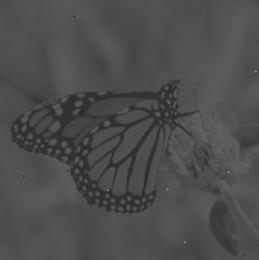
%> input picture butterfly.bmp, 259 x 260 px, shrunk from 576 x 578 before the run
$ octave --eval "main;"   (GNU Octave 9; MATLAB toolbox functions it lacks are replaced by stand-ins)
%> lines starting %> are read from the running program, lines starting %| are printed output that depends on the picture
### imhist1.m
function imhist1(img)
% [5 lines of commented-out code are left out]
data=uint8(imread(img));%读取图像的像素值
data=data(:); %矩阵变成向量形式
axis_x=0:255; %像素点的取值是0-255
% axis_x=intersect(axis_x,data);
axis_y=zeros(256,1); %预先分配空间

for i=1:length(axis_x)
    axis_y(i)=sum(data==axis_x(i));%计算每个像素点值有多少
end

stem(axis_x,axis_y,'Marker','none');  %画出离散序列图，杆状，去除标记
xlabel('像素灰度级别','FontSize',10);
ylabel('个数','FontSize',10);   %设定x，y轴的名称

axis([0,255,min(axis_y),2.5*sqrt(axis_y'*axis_y/length(axis_y))]);%暂时写着，这个范围是设定不知为啥，不过好看不少
% tEnd=toc(tStart);
% fprintf('\n一共用时%.4f',tEnd);

### GlobalHistogramEqualization.m
function GlobalHistogramEqualization(img)
% tStart=tic;
data=uint8(imread(img));%读取图像的像素值

subplot(2,2,1);
imshow(data);
title('原图片');
subplot(2,2,2);
imhist(data);
title('原图片  直方图');

[m,n]=size(data);
data=data(:); %矩阵变成向量形式
axis_x=0:255; %像素点的取值是0-255
inter=double(intersect(axis_x,data));%取交集，只计算有的像素   貌似其实取一个交集然后少算一些对比全部都计算在这种情况下的效果不太明显,可以考虑全部都算
axis_y=zeros(256,1); %预先分配空间


for i=inter'
    axis_y(i+1)=sum(data==axis_x(i+1));%计算每个像素点值有多少，只计算有的（貌似其实影响不太大，具体量大了哪个好我也没实验了）
end

pr=axis_y./length(data);%获得对应的p(Rk),即归一化

% for i=1:256
%     transform(i)=round(255*sum(pr(1:i)));  %获得直方图均衡的变换函数，为一向量，用sum来计算CDF(累计分布函数)
% end

transform=round(cumsum(pr)*255);   %为提高效率改用这个，原来使用的是上面那个算法获得直方图均衡的变换函数，为一向量，用sum来计算CDF(累计分布函数)

for i=1:length(data)
    data(i)=transform(data(i)+1);  %对原图像的对应点对照变换函数进行变换，其中由于MATLAB中索引是从1开始的，需要加1
end
% tEnd=toc(tStart);

subplot(2,2,3);
imshow(reshape(data,m,n));%显示原图像
title('全局直方图均衡化后');
subplot(2,2,4);
imhist(data);
title('全局直方图均衡化后  直方图');
% fprintf('\n一共用时%.4f',tEnd);

### LocalHistogramEqualization.m
function LocalHistogramEqualization(img)
% tStart=tic;
data=uint8(imread(img));%读取图像的像素值
[m,n]=size(data);

subplot(2,2,1);
imshow(data);
title('原图片');
subplot(2,2,2);
imhist(data);
title('原图片  直方图');

padSize=20;  %这里的padSize主要是用作填充的大小，固定的窗口为正方形，长是奇数
%窗口长宽都为 2*padSize+1
lenn=padSize*2+1;
spatial=padarray(data,[padSize,padSize],0);%进行周边像素0填充

blockNum=lenn^2;  %提前计算block区域的总体像素点数目，由于每次固定，这里提前计算

midBlockPos=padSize+1;   %提前计算中心像素点的位置，索引时根据小块索引速度更快

LocalHist=zeros(m,n);%预先分配空间，进行存储直方图均衡化之后的图像
for i=1:m
    for j=1:n
        LocalHist(i,j)=getPixel(spatial(i:i+2*padSize,j:j+2*padSize),midBlockPos,blockNum);%调用求取这一点的像素值
    end
end
LocalHist=uint8(LocalHist);
% tEnd=toc(tStart);
% fprintf('%.4f',tEnd);
subplot(2,2,3);
imshow(LocalHist);%显示原图像
title(['局部直方图均衡化后','(窗口大小：',num2str(lenn),'*',num2str(lenn),')']);
subplot(2,2,4);
imhist(LocalHist);
title('局部直方图均衡化后  直方图');


% [5 lines left out: function getPixel, not called in this run]

%      block=sort(block(:));   %对区域内部的像素值进行排序，由此可认为为累计函数的计算方便使用
%      index=find(block==midPixel);  %找到区域中和需要修改像素相同的索引，并在之后计算取最后一个，则其索引位置及代表累计总数
%      pixel=round(255*index(end)/blockNum);  %取得转换之后的像素值应该为多少

%%下面的算法效率比较低
% [17 lines of commented-out code are left out]

### DynamicHistogramEqualization.m
function DynamicHistogramEqualization(img)
% tStart=tic;  %gap值的调节在123行
data=imread(img);%读取图像的像素值
data=data(:,:,1);

subplot(2,2,1);
imshow(data);
title('原图片');
subplot(2,2,2);
imhist(data);
title('原图片  直方图');

[m,n]=size(data);
data=data(:); %矩阵变成向量形式
allPixel=0:255; %像素点的取值是0-255
inter=double(intersect(allPixel,data));%取交集，只计算有的像素  %这里竟然要转double不然会出问题
pixelCount=zeros(256,1); %预先分配空间

for i=inter'
    pixelCount(i+1)=sum(data==allPixel(i+1));%计算每个像素点值有多少，只计算有的
end


padCount=[0
    pixelCount
    0];
for i=2:257
    pixelCount1(i-1)=sum(padCount(i-1:i+1))/3.0;  %1x3的平滑滤波消去
end

pixelCount1=round(pixelCount1);
index=find(pixelCount1~=0);   %找到其中不为0的点处
pixelStart=index(1);    %将第一个和最后一个不为0的点作为第一个和最后一个局部最小值点
pixelEnd=index(end);

part=partition(pixelStart,pixelEnd,pixelCount1);    %part对应过去的是索引，转化灰度值需要-1

flag=1;
i=1;
while flag
    [i,part,flag]=rePartition(pixelCount,part,i);  %对于每个部分的支配情况进行判断，可能需要再次进行分割
end

span(1)=part(1,2)-part(1,1);
for i=2:size(part,1)
    span(i)=part(i,2)-part(i,1)+1;
end
% for i=1:size(part,1)
%     span(i)=part(i,2)-part(i,1)+1-sum(ismember(pixelCount(part(i,1):part(i,2)),0));%这个部分是逗比的尝试部分
% end

range=span.*255./sum(span);   %进行span和range的计算

partSpan(1,1)=0;         %partSpan从0开始计数表示灰度值，而part对应过去的是索引，转化灰度值需要-1
partSpan(1,2)=range(1);  %初始化

for i=2:size(part,1)
    partSpan(i,1)=partSpan(i-1,2);
    partSpan(i,2)=partSpan(i,1)+range(i);   %进行分配区域的计算
end

partSpan=round(partSpan);
%%  这一部分是为了画出分隔符
min2=min(pixelCount);
max2=2.5*sqrt(pixelCount'*pixelCount/length(pixelCount));
tempy=min2:500:max2;
yLen=length(tempy);
hold;
for i=1:size(part,1)
    tempx=(part(i,1)-1)*ones(1,yLen);
    plot(tempx,tempy,'-.k*');
end
tempx=(part(size(part,1),2)-1)*ones(1,yLen);
plot(tempx,tempy,'-.k*');
%%
transFun=getTransformFunction(part,partSpan,pixelCount);   %得到对应的变换的函数

for i=1:length(data)
    data(i)=transFun(data(i)+1);  %对原图像的对应点对照变换函数进行变换，其中由于MATLAB中索引是从1开始的，需要加1
end

% tEnd=toc(tStart);
subplot(2,2,3);
imshow(reshape(data,m,n));%显示原图像
title('动态直方图均衡化后');
subplot(2,2,4);
imhist(data);
title('动态直方图均衡化后  直方图');
% fprintf('\n一共用时%.4f',tEnd);
% a=3;

function transFun=getTransformFunction(part,partSpan,pixelCount)   %计算相应像素的变换函数
transFun=zeros(1,256);   %初始化
transFun=GH(pixelCount(part(1,1):part(1,2)),part(1,1):part(1,2),partSpan(1,:),transFun);
for i=2:size(part,1)
    transFun=GH(pixelCount(part(i,1):part(i,2)),part(i,1):part(i,2),[partSpan(i,1)+1 partSpan(i,2)],transFun);
end

function transFun=GH(pixelCount,pixelIndex,partSpan,transFun)
pixelAll=sum(pixelCount);  %计算这一部分总的像素点的个数
max1=max(pixelIndex)-1;
min1=min(pixelIndex)-1;

pixelIndex1=round((pixelIndex-min1)./(max1-min1).*(partSpan(2)-partSpan(1))+partSpan(1));  %将灰度级区域变换到指定的区域

for i=1:length(pixelIndex)
    index=find(pixelIndex1<=pixelIndex1(i));    %下面一部分是为了计算CDF准备的
    count=0;
    for j=1:length(index)
        count=count+pixelCount(index(j));
    end
    transFun(pixelIndex(i))=round(count/pixelAll*(partSpan(2)-partSpan(1))+partSpan(1));  %区域进行均衡化处理
    %     temp=round((max1-min1)*sum(pixelCount(1:i))/pixelAll+min1);
    %     transFun(pixelIndex(i))=round((partSpan(2)-(partSpan(1)))*(temp-min1)/(max1-min1)+partSpan(1));
    % %     transFun(pixelIndex(i))=round((partSpan(2)-(partSpan(1)))*sum(pixelCount(1:i))/pixelAll+partSpan(1));  %获得直方图均衡的变换函数，为一向量，用sum来计算CDF(累计分布函数)
end

function part=partition(pixelStart,pixelEnd,pixelCount)   %进行第一次的分割
%pixelCount=pixelCount';
part(1,1)=pixelStart;
count=1;
winSize=1;   %检测窗口的大小 总长度为2*winSize+1
gap=5;      %局部最小值的最小幅度
padPix=padarray(pixelCount,[0,winSize]);    %扩张区域进行局部最小值检测
for i=pixelStart+1+winSize:pixelEnd-1+winSize
    if check(padPix,i,winSize,gap)  %局部最小判别的函数，方便调整
        part(count,2)=i-winSize;
        count=count+1;
        part(count,1)=i+1-winSize;
        continue;
    end
end
% [4 lines of commented-out code are left out]
part(count,2)=pixelEnd;

function F=check(padPix,i,winSize,gap)
F=all([padPix((i-winSize):(i-1)) padPix((i+1):(i+winSize))]>(padPix(i)+gap));%这个基本上是标准的论文的方法，后面的是我根据论文里面图片试验进行划分出来改进的结果                   %&&~(all([padPix((i-winSize):(i-1)) padPix((i+1):(i+winSize))]==(padPix(i)+gap)))
%  check1=all([padPix((i-winSize):(i-1)) padPix((i+1):(i+winSize))]>(padPix(i)+gap));
%  check2=~(all([padPix((i-winSize):(i+winSize))]==0))&&padPix(i)==0;%这里是逗比的尝试部分
%  F=check1||check2;

function [i,part,flag]=rePartition(pixelCount,part,i)   %进行再一次的区域支配情况检查
[mean,std,totalNum]=caculate((part(i,1)-1):(part(i,2)-1),pixelCount(part(i,1):part(i,2)));  %计算指定区域的均值以及标准差


if isnan(mean)   %对可能出现的特殊情况进行处理

    i=i+1;
    if(i>=size(part,1))
        flag=0;
    else
        flag=1;
    end
    return;

else   %进行判断支配程度并相应地操作继续划分

    if(round(mean-std)+1>=1)
    regionCount=sum(pixelCount((round(mean-std)+1):(round(mean+std)+1)));
    else
        regionCount=sum(pixelCount(1:(round(mean+std)+1)));
    end
    if regionCount/totalNum>0.683
        i=i+1;
    else
        partTemp=zeros(size(part,1)+2,2);   %这个部分只是赋值而已的一些操作而已，就是在一个矩阵里面添加一些东西
        partTemp(1:(i-1),:)=part(1:(i-1),:);
        partTemp(i,:)=[part(i,1) round(mean-std)+1];
        partTemp(i+1,:)=[round(mean-std)+2 round(mean+std)+1];
        partTemp(i+2,:)=[round(mean+std)+2 part(i,2)];
        partTemp((i+3):end,:)= part((i+1):end,:);
        part=partTemp;
    end
    if i>=size(part,1)   %进行值边界判断
        flag=0;
    else
        flag=1;
    end
end

function [mean,std,totalNum]=caculate(num,count)   %进行计算均值以及标准差
totalNum=sum(count');
mean=sum(num.*count')/totalNum;
std=sqrt(sum(((num-mean).^2).*count')/totalNum);

### main.m
function main
tStart=tic;
figure(1);
imhist1('butterfly.bmp');   %调用直方图画图函数
%> in imhist1, data is the input picture: size 260x259 uint8; min 22, max 171, mean 76.8
%> after the loop in imhist1, `for i=1:length(axis_x)`: axis_y = 256 values, max 6389 at index 80, min 0 at index 1, mean 263
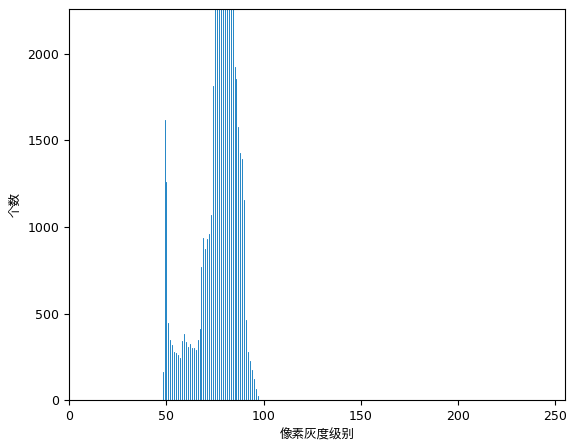
%> figure redrawn from the program's plot data; highest point at x = 79, y = 6389, above the top of the axes
figure(2);
GlobalHistogramEqualization('butterfly.bmp');%调用全局直方图均衡化函数
%> in GlobalHistogramEqualization, `inter=double(intersect(axis_x,data));`: inter = 78 values from 22 to 171
%> the loop in GlobalHistogramEqualization, `for i=inter'` made 78 passes
%> i on passes 1 to 12: 22, 23, 25, 35, 37, 38, 40, 41, 42, 44, 45, 46
%> in GlobalHistogramEqualization, `pr=axis_y./length(data);`: pr = 256 values, max 0.0949 at index 80, min 0 at index 1, mean 0.00391
%> in GlobalHistogramEqualization, `transform=round(cumsum(pr)*255);`: transform = 256 values from 0 to 255
figure(3);
LocalHistogramEqualization('butterfly.bmp');%调用局部直方图均衡化函数
%> after the loop in LocalHistogramEqualization, `for i=1:m`:
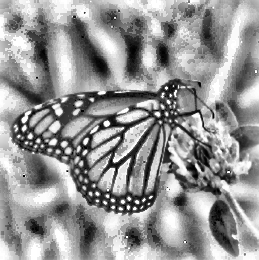
%> LocalHist: size 260x259 double; min 0, max 255, mean 148.2
figure(4);
DynamicHistogramEqualization('butterfly_noisy.bmp');%调用动态直方图均衡化函数
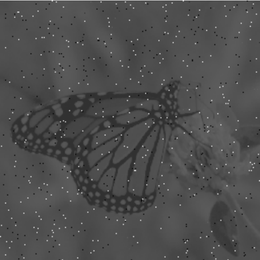
%> input picture butterfly_noisy.bmp, 260 x 260 px, shrunk from 577 x 578 before the run
%> in DynamicHistogramEqualization, data is the input picture: size 260x260 uint8; min 9, max 230, mean 77.5
%> in DynamicHistogramEqualization, `inter=double(intersect(allPixel,data));`: inter = 174 values from 9 to 230
%> the loop in DynamicHistogramEqualization, `for i=inter'` made 174 passes
%> i on passes 1 to 3: 9, 11, 16
%> after the loop in DynamicHistogramEqualization, `for i=inter'`: pixelCount = 256 values, max 5843 at index 80, min 0 at index 1, mean 264.1
%> in DynamicHistogramEqualization, `padCount=[0 pixelCount 0];`: padCount = 258 values, max 5843 at index 81, min 0 at index 1, mean 262
%> after the loop in DynamicHistogramEqualization, `for i=2:257`: pixelCount1 = 256 values, max 5185.7 at index 80, min 0 at index 1, mean 264.1
%> in DynamicHistogramEqualization, `pixelCount1=round(pixelCount1);`: pixelCount1 = 256 values, max 5186 at index 80, min 0 at index 1, mean 264.1
%> in DynamicHistogramEqualization, `index=find(pixelCount1~=0);`: index = 174 values from 11 to 232
%> in DynamicHistogramEqualization, `pixelStart=index(1);`: pixelStart = 11
%> in DynamicHistogramEqualization, `pixelEnd=index(end);`: pixelEnd = 232
%> in partition, `padPix=padarray(pixelCount,[0,winSize]);`: padPix = 258 values, max 5186 at index 81, min 0 at index 1, mean 262
%> the loop in partition, `for i=pixelStart+1+winSize:pixelEnd-1+winSize` made 220 passes
%> (F in check, count) on pass 45: (true, 2)
%> F in check on passes 1 to 6: false, false, false, false, false, false
%> after the loop in partition, `for i=pixelStart+1+winSize:pixelEnd-1+winSize`: part = [11 56; 57 0]
%> in DynamicHistogramEqualization, `part=partition(pixelStart,pixelEnd,pixelCount1);`: part = [11 56; 57 232]
%> the loop in DynamicHistogramEqualization, `while flag` made 1 pass
%> (regionCount in rePartition, i, part, flag) on pass 1: (4452, 2, [11 56; 57 232], 0)
%> the loop in DynamicHistogramEqualization, `for i=2:size(part,1)` made 1 pass
%> after the loop in DynamicHistogramEqualization, `for i=2:size(part,1)`: span = [45 176]
%> in DynamicHistogramEqualization, `range=span.*255./sum(span);`: range = [51.92 203.1]
%> after the loop in DynamicHistogramEqualization, `for i=2:size(part,1)`: partSpan = [0 51.92; 51.92 255]
%> in DynamicHistogramEqualization, `partSpan=round(partSpan);`: partSpan = [0 52; 52 255]
%> in DynamicHistogramEqualization, `min2=min(pixelCount);`: min2 = 0
%> in DynamicHistogramEqualization, `max2=2.5*sqrt(pixelCount'*pixelCount/length(pixelCount));`: max2 = 2144.7
%> in DynamicHistogramEqualization, `tempy=min2:500:max2;`: tempy = [0 500 1000 1500 2000]
%> in DynamicHistogramEqualization, `yLen=length(tempy);`: yLen = 5
%> the loop in DynamicHistogramEqualization, `for i=1:size(part,1)` made 2 passes
%> in GH, `pixelAll=sum(pixelCount);`: pixelAll = 5112
%> in GH, `max1=max(pixelIndex)-1;`: max1 = 55
%> in GH, `min1=min(pixelIndex)-1;`: min1 = 10
%> in GH, `pixelIndex1=round((pixelIndex-min1)./(max1-min1).*(partSpan(2)-partSpa..`: pixelIndex1 = 46 values from 1 to 53
%> the loop in GH, `for i=1:length(pixelIndex)` made 46 passes
%> index on passes 1 to 12: 1, [1 2], [1 2 3], [1 2 3 4], [1 2 3 4 5], [1 2 3 4 5 6], [1 2 3 4 5 6 7], [1 2 3 4 5 6 7 8], [1 2 3 4 5 6 7 8 9], [1 2 3 4 5 6 7 8 9 10], [1 2 3 4 5 6 7 8 9 10 11], [1 2 3 4 5 6 7 8 9 10 11 12]
%> after the loop in GH, `for i=1:length(pixelIndex)`: transFun = 256 values, max 52 at index 56, min 0 at index 1, mean 1.31
%> the loop in getTransformFunction, `for i=2:size(part,1)` made 1 pass
%> (pixelAll in GH, max1 in GH, min1 in GH) on pass 1: (62487, 231, 56)
%> after the loop in getTransformFunction, `for i=2:size(part,1)`: transFun = 256 values, max 255 at index 163, min 0 at index 1, mean 157.9
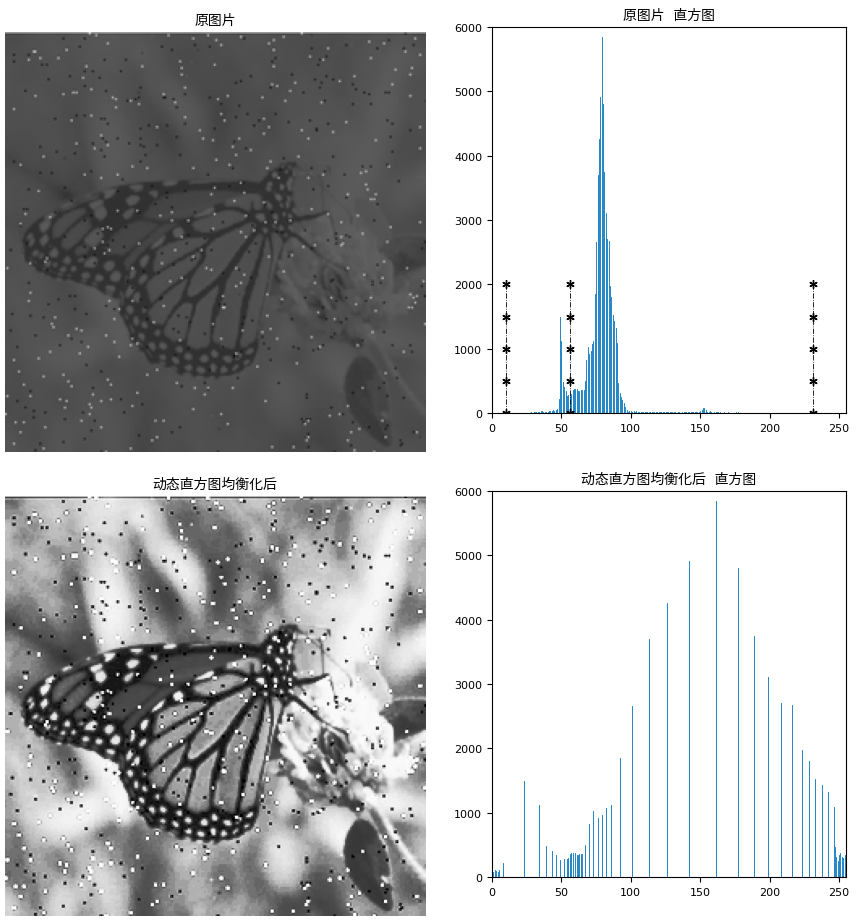
%> figure redrawn from the program's plot data, 4 panels
figure(5);
DynamicHistogramEqualization('brain.bmp');%调用动态直方图均衡化函数
%> call 2 of DynamicHistogramEqualization, with img = 'brain.bmp'
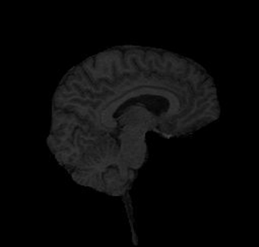
%> input picture brain.bmp, 259 x 247 px, shrunk from 576 x 550 before the run
%> in DynamicHistogramEqualization, data is the input picture: size 247x259 uint8; min 0, max 67, mean 9.4
%> in DynamicHistogramEqualization (call 2), `inter=double(intersect(allPixel,data));`: inter = 61 values from 0 to 67
%> the loop in DynamicHistogramEqualization (call 2), `for i=inter'` made 61 passes
%> i on pass 60: 62
%> after the loop in DynamicHistogramEqualization (call 2), `for i=inter'`: pixelCount = 256 values, max 45046 at index 1, min 0 at index 58, mean 249.9
%> in DynamicHistogramEqualization (call 2), `padCount=[0 pixelCount 0];`: padCount = 258 values, max 45046 at index 2, min 0 at index 1, mean 248
%> after the loop in DynamicHistogramEqualization (call 2), `for i=2:257`: pixelCount1 = 256 values, max 15329 at index 2, min 0 at index 65, mean 191.2
%> in DynamicHistogramEqualization (call 2), `pixelCount1=round(pixelCount1);`: pixelCount1 = 256 values, max 15329 at index 2, min 0 at index 63, mean 191.2
%> in DynamicHistogramEqualization (call 2), `index=find(pixelCount1~=0);`: index = 62 values from 1 to 62
%> in DynamicHistogramEqualization (call 2), `pixelStart=index(1);`: pixelStart = 1
%> in DynamicHistogramEqualization (call 2), `pixelEnd=index(end);`: pixelEnd = 62
%> the loop in partition (call 2), `for i=pixelStart+1+winSize:pixelEnd-1+winSize` made 60 passes
%> in DynamicHistogramEqualization (call 2), `part=partition(pixelStart,pixelEnd,pixelCount1);`: part = [1 19; 20 62]
%> the loop in DynamicHistogramEqualization (call 2), `while flag` made 1 pass
%> (regionCount in rePartition, i, part, flag) on pass 1: (46137, 2, [1 19; 20 62], 0)
%> the loop in DynamicHistogramEqualization (call 2), `for i=2:size(part,1)` made 1 pass
%> after the loop in DynamicHistogramEqualization (call 2), `for i=2:size(part,1)`: span = [18 43]
%> in DynamicHistogramEqualization (call 2), `range=span.*255./sum(span);`: range = [75.25 179.8]
%> after the loop in DynamicHistogramEqualization (call 2), `for i=2:size(part,1)`: partSpan = [0 75.25; 75.25 255]
%> in DynamicHistogramEqualization (call 2), `partSpan=round(partSpan);`: partSpan = [0 75; 75 255]
%> in DynamicHistogramEqualization (call 2), `max2=2.5*sqrt(pixelCount'*pixelCount/length(pixelCount));`: max2 = 7056
%> in DynamicHistogramEqualization (call 2), `tempy=min2:500:max2;`: tempy = [0 500 1000 1500 2000 2500 3000 3500 4000 4500 5000 5500 6000 6500 7000]
%> in DynamicHistogramEqualization (call 2), `yLen=length(tempy);`: yLen = 15
%> the loop in DynamicHistogramEqualization (call 2), `for i=1:size(part,1)` made 2 passes
%> the loop in getTransformFunction (call 2), `for i=2:size(part,1)` made 1 pass
%> (pixelAll in GH, max1 in GH, min1 in GH) on pass 1: (15914, 61, 19)
%> in DynamicHistogramEqualization (call 2), `transFun=getTransformFunction(part,partSpan,pixelCount);`: transFun = 256 values, max 255 at index 53, min 0 at index 63, mean 36.34
%> in DynamicHistogramEqualization (call 2), `imshow(reshape(data,m,n));`:
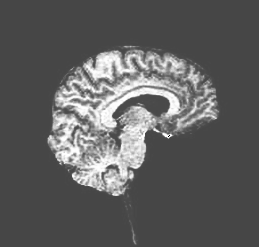
%> displayed picture: size 247x259, on the screen's scale of 0 to 255; min 0, max 255, mean 94.7
%> `main;`:
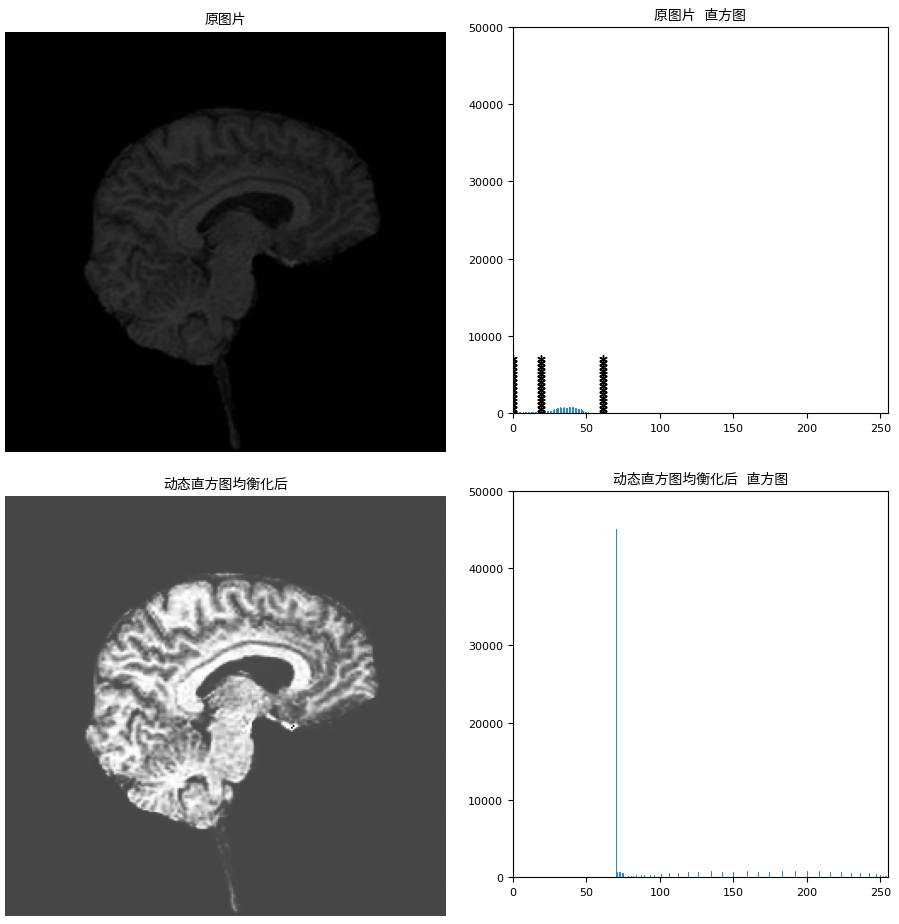
%> figure redrawn from the program's plot data, 4 panels
 tEnd=toc(tStart);
 fprintf('总共花费时间：%.4fs\n',tEnd);
